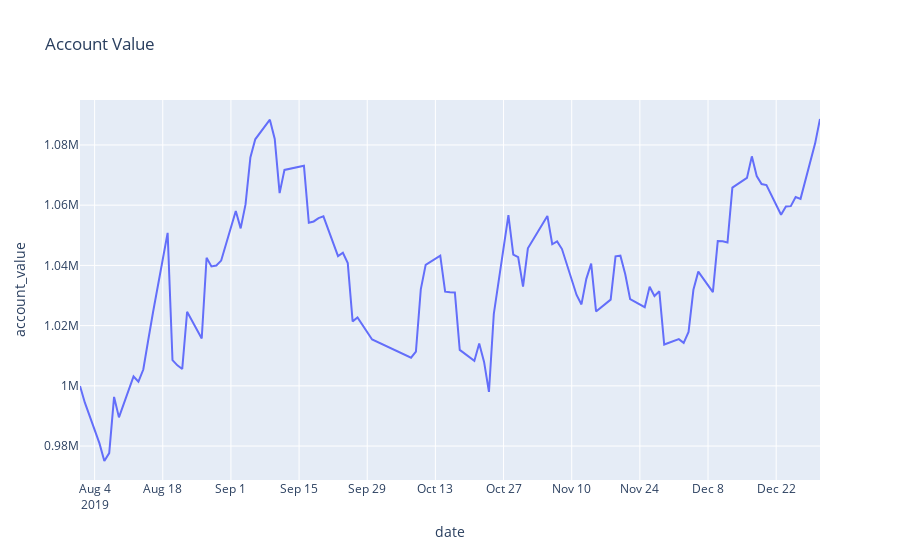

Notebook code cell kept with this figure:
### Code cell
import plotly.express as px

px.line(df_account_value, x="date", y="account_value", title="Account Value")
